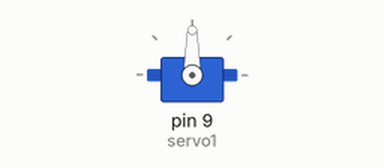
Simulated run of this sketch. Board: Arduino Uno, built with avr-gcc and run on an emulated ATmega328P. Shown: servo.

Above: at 0.05 s.
At 2.0 s:
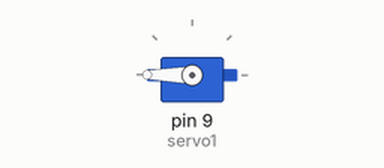
At 4.25 s:
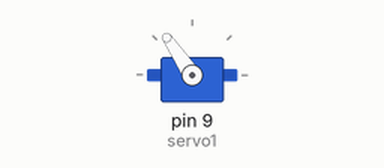
At 8.4 s:
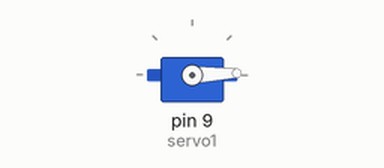
Timing chart, 0 to 11.0 s (numbered marks = the images above):
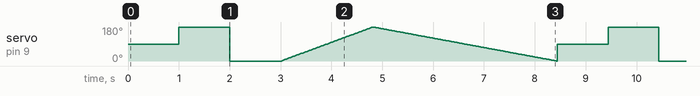

The sketch:

Servo_Code.ino
```cpp
#include <Servo.h>  // servo library


Servo servo1;  // servo control object


void setup()
{

  servo1.attach(9, 900, 2100);  //Connect the servo to pin 9
								//with a minimum pulse width of
								//900 and a maximum pulse width of
								//2100.

}


void loop()
{
  int position;

  // To control a servo, you give it the angle you'd like it
  // to turn to. Servos cannot turn a full 360 degrees, but you
  // can tell it to move anywhere between 0 and 180 degrees.

  // Change position at full speed:

  servo1.write(90);    // Tell servo to go to 90 degrees

  delay(1000);         // Pause to get it time to move

  servo1.write(180);   // Tell servo to go to 180 degrees

  delay(1000);         // Pause to get it time to move

  servo1.write(0);     // Tell servo to go to 0 degrees

  delay(1000);         // Pause to get it time to move


	// Tell servo to go to 180 degrees, stepping by two degrees each step

  for(position = 0; position < 180; position += 2)
  {
    servo1.write(position);  // Move to next position
    delay(20);               // Short pause to allow it to move
  }

  // Tell servo to go to 0 degrees, stepping by one degree each step

  for(position = 180; position >= 0; position -= 1)
  {
    servo1.write(position);  // Move to next position
    delay(20);               // Short pause to allow it to move
  }
}
```

Measured:
- by itself, servo on pin 9 (servo1): moves between 0° and 180°, repeating every 8.4 s
